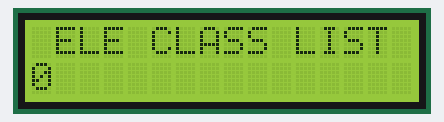
A sketch run on a simulated Arduino Uno, built with avr-gcc and run on an emulated ATmega328P. Parts: 16×2 character LCD. What the sketch prints to the serial monitor is not drawn.

Above: at 0.1 s.
At 4.8 s:
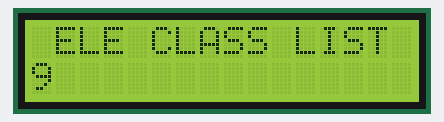
At 9.5 s:
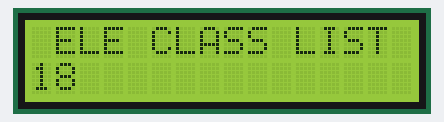
At 19.4 s:
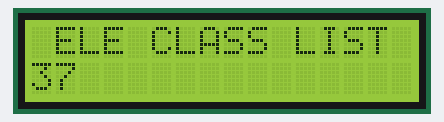
At 29.3 s:
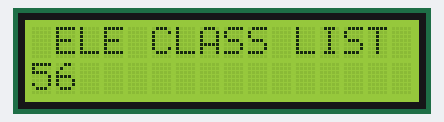
At 39.2 s:
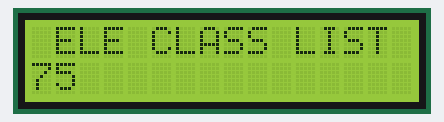

The sketch:

DisplayTest.ino
```cpp
#include <Wire.h>

#include <LiquidCrystal_I2C.h>

// Try 0x3F and 0x27
int counter = 0;
LiquidCrystal_I2C lcd(0x27, 16, 2);
void setup(){
  lcd.init();   // initializing the LCD
  lcd.backlight();
  Serial.begin(9600);
  Serial.println("Counter:");
}
void loop(){
  Serial.println(counter);
  lcd.clear();
  lcd.setCursor(0, 0);
  lcd.print(" ELE CLASS LIST "); // Start Printing
  lcd.setCursor(0, 1);
  lcd.print(counter);
  counter++;
  delay(500);
}
```

Measured:
- what the display in image 1 shows lasts 0.5 s, from 4.8 s to 5.3 s
